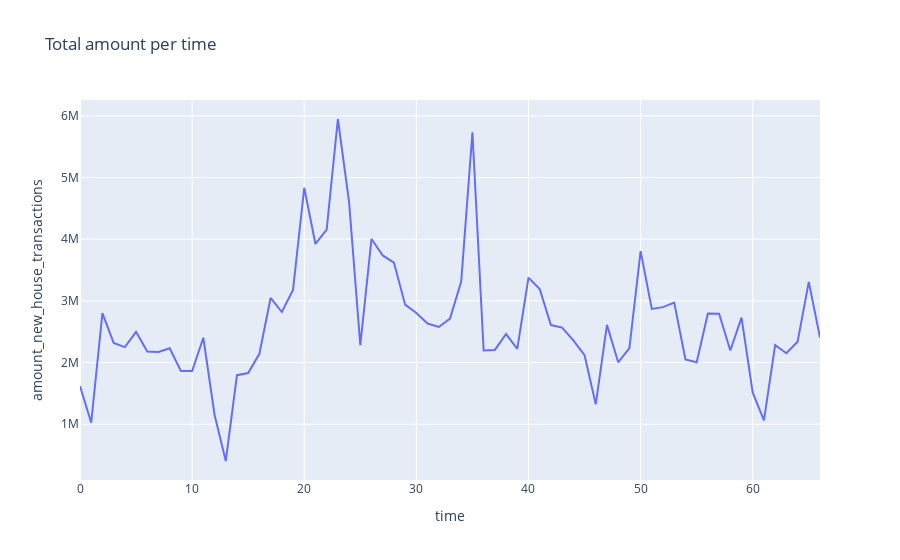

The notebook cell this image was saved under:
### Code cell
# Distributions of target and key numeric columns
fig, axes = plt.subplots(1, 2, figsize=(14, 5))
sns.histplot(nht_aug['amount_new_house_transactions'], bins=50, ax=axes[0])
axes[0].set_title('Distribution of amount_new_house_transactions')

sns.histplot(nht_aug['price_new_house_transactions'], bins=50, ax=axes[1])
axes[1].set_title('Distribution of price_new_house_transactions')
plt.tight_layout()
plt.show()

# Time series total across sectors
monthly_total = aggregate_monthly_totals(nht)
px.line(monthly_total, x='time', y='amount_new_house_transactions', title='Total amount per time').show()

### Figure 1 — Plotly figure (JSON) as saved in the notebook; plotly's stock layout.template omitted (floating-point values rounded to 4 significant figures)
{"data": [{"hovertemplate": "time=%{x}<br>amount_new_house_transactions=%{y}<extra></extra>", "legendgroup": "", "line": {"color": "#636efa", "dash": "solid"}, "marker": {"symbol": "circle"}, "mode": "lines", "name": "", "orientation": "v", "showlegend": false, "type": "scatter", "x": [0, 1, 2, 3, 4, 5, 6, 7, 8, 9, 10, 11, 12, 13, 14, 15, 16, 17, 18, 19, 20, 21, 22, 23, 24, 25, 26, 27, 28, 29, 30, 31, 32, 33, 34, 35, 36, 37, 38, 39, 40, 41, 42, 43, 44, 45, 46, 47, 48, 49, 50, 51, 52, 53, 54, 55, 56, 57, 58, 59, 60, 61, 62, 63, 64, 65, 66], "xaxis": "x", "y": [1617000.0, 1023000.0, 2800000.0, 2317000.0, 2250000.0, 2498000.0, 2180000.0, 2173000.0, 2231000.0, 1862000.0, 1863000.0, 2402000.0, 1153000.0, 403000.0, 1795000.0, 1830000.0, 2141000.0, 3047000.0, 2819000.0, 3178000.0, 4834000.0, 3923000.0, 4156000.0, 5949000.0, 4600000.0, 2281000.0, 4004000.0, 3737000.0, 3621000.0, 2938000.0, 2804000.0, 2633000.0, 2577000.0, 2712000.0, 3315000.0, 5735000.0, 2196000.0, 2204000.0, 2462000.0, 2223000.0, 3377000.0, 3193000.0, 2607000.0, 2566000.0, 2361000.0, 2118000.0, 1322000.0, 2610000.0, 2004000.0, 2233000.0, 3807000.0, 2870000.0, 2898000.0, 2972000.0, 2049000.0, 2005000.0, 2795000.0, 2792000.0, 2195000.0, 2728000.0, 1510000.0, 1062000.0, 2284000.0, 2150000.0, 2338000.0, 3309000.0, 2406000.0], "yaxis": "y"}], "layout": {"legend": {"tracegroupgap": 0}, "title": {"text": "Total amount per time"}, "xaxis": {"anchor": "y", "domain": [0, 1], "title": {"text": "time"}}, "yaxis": {"anchor": "x", "domain": [0, 1], "title": {"text": "amount_new_house_transactions"}}}}
